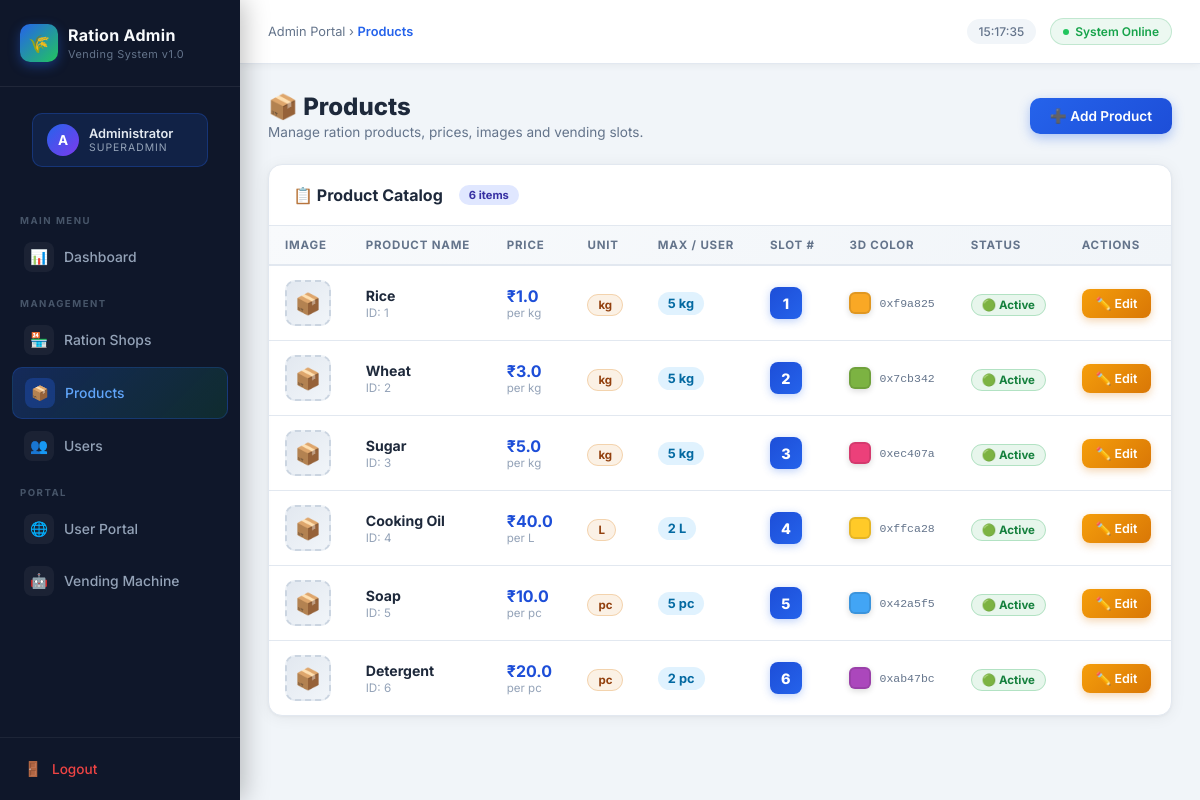
Page /admin/products (signed in) on the earlier database version.
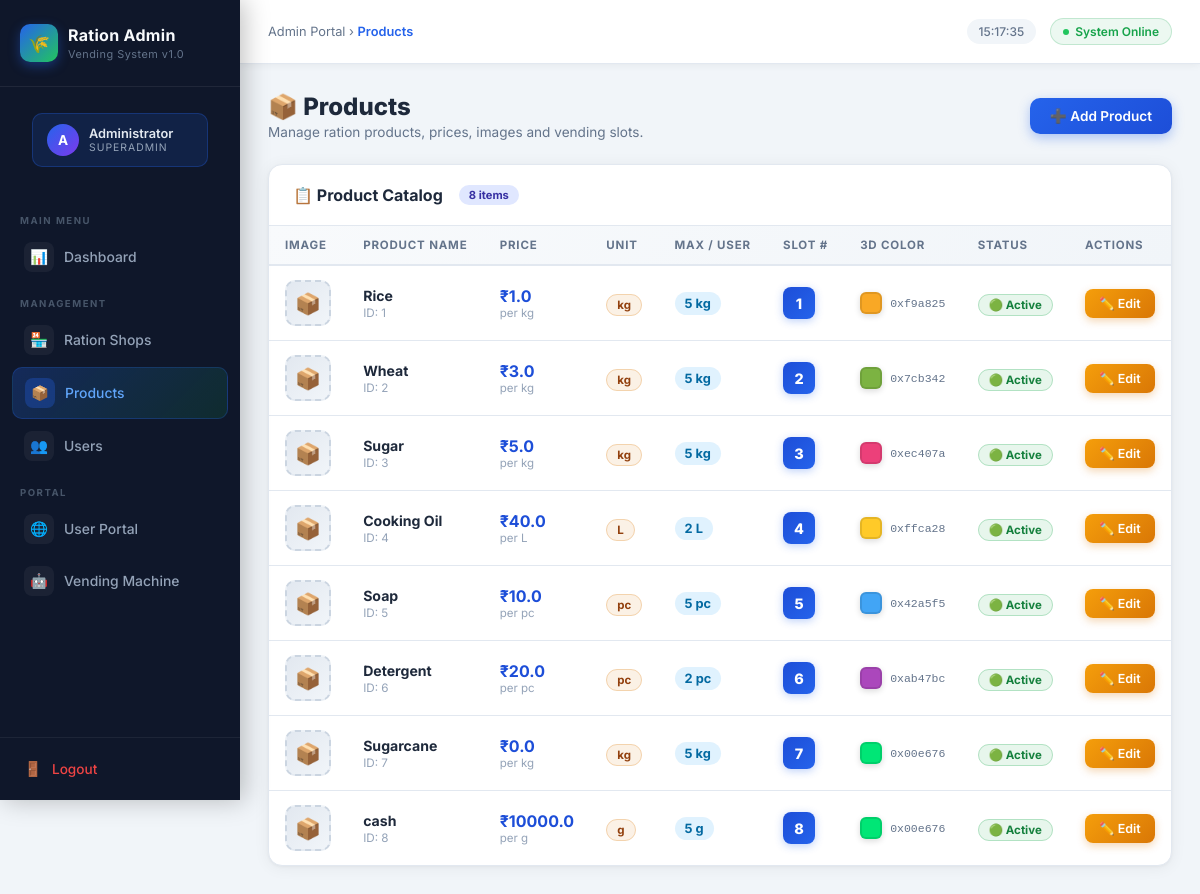
Same page on the later database version.
### models.py (models this page shows)
class Product(db.Model):
    __tablename__ = 'product'
    id = db.Column(db.Integer, primary_key=True)
    name = db.Column(db.String(100), nullable=False)
    price = db.Column(db.Float, nullable=False)
    unit = db.Column(db.String(20), default="kg")
    max_limit = db.Column(db.Integer, default=5)
    image_url = db.Column(db.String(255), default="")
    slot_number = db.Column(db.Integer, unique=True) # 1 to 10 mapped to vending machine keys
    hex_color = db.Column(db.String(10), default="0x00e676") # e.g. 0xf9a825 for 3D model
    is_active = db.Column(db.Boolean, default=True)
    order_items = db.relationship('OrderItem', backref='product', lazy=True)

### admin_routes.py (the view)
@admin_bp.route('/products')
@admin_required
def products():
    all_products = Product.query.all()
    return render_template('admin/products.html', products=all_products)

### admin_routes.py (called while the page is built)
def admin_required(f):
    from functools import wraps
    @wraps(f)
    @login_required
    def decorated_function(*args, **kwargs):
        if not current_user.is_admin:
            flash('Admin access required.', 'error')
            return redirect(url_for('main.dashboard'))
        return f(*args, **kwargs)
    return decorated_function

### templates/admin/products.html (shortened to what this page needs)
{% extends "admin/layout.html" %}
{% block breadcrumb %}Products{% endblock %}
{% block content %}
<div class="page-heading">
    <div>
        <h1>📦 Products</h1>
        <p>Manage ration products, prices, images and vending slots.</p>
    </div>
    <a href="{{ url_for('admin.add_product') }}" class="btn-blue">➕ Add Product</a>
</div>
<div class="a-card">
    <div class="a-card-header">
        <div class="a-card-title">📋 Product Catalog <span style="background:#e0e7ff;color:#3730a3;font-size:0.7rem;padding:3px 10px;border-radius:20px;margin-left:8px;font-weight:700;">{{ products|length }} items</span></div>
    </div>
    <div style="overflow-x:auto;">
        <table class="a-table">
            <thead>
                <tr>
                    <th>Image</th>
                    <th>Product Name</th>
                    <th>Price</th>
                    <th>Unit</th>
                    <th>Max / User</th>
                    <th>Slot #</th>
                    <th>3D Color</th>
                    <th>Status</th>
                    <th>Actions</th>
                </tr>
            </thead>
            <tbody>
                {% for p in products %}
                <tr>
                    <td>
                        {% if p.image_url %}
                        <img src="{{ url_for('static', filename=p.image_url) }}" alt="{{ p.name }}"
                             style="width:46px;height:46px;object-fit:cover;border-radius:10px;border:2px solid #e2e8f0;box-shadow:0 2px 8px rgba(0,0,0,0.08);">
                        {% else %}
                        <div style="width:46px;height:46px;background:linear-gradient(135deg,#e2e8f0,#f1f5f9);border-radius:10px;display:flex;align-items:center;justify-content:center;font-size:1.3rem;border:2px dashed #cbd5e1;">📦</div>
                        {% endif %}
                    </td>
                    <td>
                        <div style="font-weight:700;color:#1e293b;">{{ p.name }}</div>
                        <div style="font-size:0.73rem;color:#94a3b8;margin-top:2px;">ID: {{ p.id }}</div>
                    </td>
                    <td>
                        <div style="font-weight:700;color:#1d4ed8;font-size:1rem;">₹{{ p.price }}</div>
                        <div style="font-size:0.72rem;color:#94a3b8;">per {{ p.unit }}</div>
                    </td>
                    <td><span class="badge-warn">{{ p.unit }}</span></td>
                    <td>
                        <div style="display:flex;align-items:center;gap:6px;">
                            <div style="background:#e0f2fe;color:#0369a1;font-weight:700;padding:4px 10px;border-radius:20px;font-size:0.8rem;">{{ p.max_limit }} {{ p.unit }}</div>
                        </div>
                    </td>
                    <td>
                        <div style="width:32px;height:32px;background:linear-gradient(135deg,#1d4ed8,#2563eb);color:#fff;border-radius:8px;display:flex;align-items:center;justify-content:center;font-weight:800;font-size:0.9rem;box-shadow:0 2px 8px rgba(37,99,235,0.3);">{{ p.slot_number }}</div>
                    </td>
                    <td>
                        <div style="display:flex;align-items:center;gap:8px;">
                            <div style="width:22px;height:22px;background:{{ p.hex_color|replace('0x','#') }};border-radius:6px;border:2px solid rgba(0,0,0,0.1);box-shadow:0 2px 6px rgba(0,0,0,0.15);flex-shrink:0;"></div>
                            <code style="font-size:0.72rem;color:#64748b;">{{ p.hex_color }}</code>
                        </div>
                    </td>
                    <td>
                        {% if p.is_active %}
                        <span class="badge-active">🟢 Active</span>
                        {% else %}
                        <span class="badge-inactive">🔴 Inactive</span>
                        {% endif %}
                    </td>
                    <td>
                        <a href="{{ url_for('admin.edit_product', id=p.id) }}" class="btn-yellow">✏️ Edit</a>
                    </td>
                </tr>
                {% endfor %}
            </tbody>
        </table>
    </div>
</div>
{% endblock %}

### templates/admin/layout.html (shortened to what this page needs)
<!DOCTYPE html>
<html lang="en">
<head>
</head>
<body>
<aside class="admin-sidebar">
    <div class="sidebar-brand">
        <div class="sidebar-brand-top">
            <div class="brand-icon">🌾</div>
            <div>
                <div class="brand-name">Ration Admin</div>
                <div class="brand-sub">Vending System v1.0</div>
            </div>
        </div>
    </div>
    <div style="margin: 12px;">
        <div class="sidebar-admin-badge">
            <div class="admin-avatar">A</div>
            <div class="admin-info">
                <div class="admin-name">Administrator</div>
                <div class="admin-role">Superadmin</div>
            </div>
        </div>
    </div>
    <nav class="sidebar-nav">
        <div class="nav-section-label">Main Menu</div>
        <a href="{{ url_for('admin.dashboard') }}" class="nav-item {% if request.endpoint == 'admin.dashboard' %}active{% endif %}">
            <span class="nav-icon">📊</span> Dashboard
        </a>
        <div class="nav-section-label">Management</div>
        <a href="{{ url_for('admin.shops') }}" class="nav-item {% if 'shop' in request.endpoint %}active{% endif %}">
            <span class="nav-icon">🏪</span> Ration Shops
        </a>
        <a href="{{ url_for('admin.products') }}" class="nav-item {% if 'product' in request.endpoint %}active{% endif %}">
            <span class="nav-icon">📦</span> Products
        </a>
        <a href="{{ url_for('admin.users') }}" class="nav-item {% if 'user' in request.endpoint %}active{% endif %}">
            <span class="nav-icon">👥</span> Users
        </a>
        <div class="nav-section-label">Portal</div>
        <a href="{{ url_for('main.dashboard') }}" class="nav-item" target="_blank">
            <span class="nav-icon">🌐</span> User Portal
        </a>
        <a href="{{ url_for('main.vending_login') }}" class="nav-item" target="_blank">
            <span class="nav-icon">🤖</span> Vending Machine
        </a>
    </nav>
    <div class="sidebar-footer">
        <a href="{{ url_for('main.logout') }}">
            <span class="nav-icon">🚪</span> Logout
        </a>
    </div>
</aside>
<div class="admin-main">
    <header class="admin-topbar">
        <div class="topbar-left">
            <div class="page-breadcrumb">Admin Portal &rsaquo; <span>{% block breadcrumb %}Dashboard{% endblock %}</span></div>
        </div>
        <div class="topbar-right">
            <div class="topbar-time" id="adminClock">--:--</div>
            <div class="topbar-status">System Online</div>
        </div>
    </header>
    <div class="admin-content">
        {% block content %}{% endblock %}
    </div>
</div>
</body>
</html>

Differences in the rows shown:
added Product: name "Sugarcane", id "7", price "0.0", unit "kg", max_limit "5", slot_number "7", hex_color "0x00e676", is_active "🟢 Active"
added Product: name "cash", id "8", price "10000.0", unit "g", max_limit "5", slot_number "8", hex_color "0x00e676", is_active "🟢 Active"
Other differences:
{{ products|length }}: "6" → "8"
